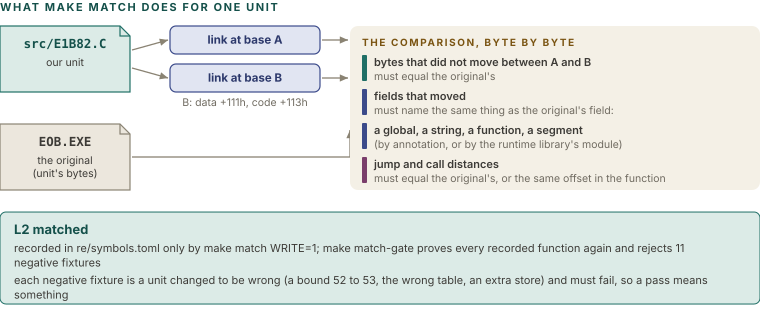

Reproduce this figure in Python.
import sys; sys.path.insert(0, '.')
from figlib import *

c = Canvas(760, 318)
c.section(0, 11, "What make match does for one unit")
def doc(x, y, w, h, kind, title, body):
    tc, sc, fc = PAL[kind]
    f = 10
    c.path(f"M{x},{y} L{x+w-f},{y} L{x+w},{y+f} L{x+w},{y+h} L{x},{y+h} Z", fill=fc, stroke=sc, sw=1.2)
    c.path(f"M{x+w-f},{y} L{x+w-f},{y+f} L{x+w},{y+f}", fill="none", stroke=sc, sw=1.2)
    c.text(x + w / 2, y + 22, title, size=12.5, weight=700, color=tc, anchor="middle", mono=True)
    c.lines(x + w / 2, y + 40, body, size=10.5, lh=13, color=INK2, anchor="middle")
doc(0, 26, 130, 66, "teal", "src/E1B82.C", ["our unit"])
c.box(170, 26, 150, 28, "navy", "link at base A", [], tsize=11.5)
c.box(170, 64, 150, 28, "navy", "link at base B", [], tsize=11.5)
c.text(245, 106, "B: data +111h, code +113h", size=10.5, color=MUTED, anchor="middle")
c.arrow([(132, 50), (168, 40)], color=GREY); c.arrow([(132, 68), (168, 78)], color=GREY)
doc(0, 124, 130, 66, "grey", "EOB.EXE", ["the original", "(unit's bytes)"])
c.arrow([(132, 157), (350, 157), (350, 130)], color=GREY)
c.panel(350, 26, 410, 164, fill=PANEL)
c.section(362, 46, "The comparison, byte by byte", color=PAL["ochre"][0], size=10)
rules = [
    ("bytes that did not move between A and B", "must equal the original's", "teal"),
    ("fields that moved", "must name the same thing as the original's field:", "navy"),
    ("   a global, a string, a function, a segment", "(by annotation, or by the runtime library's module)", "navy"),
    ("jump and call distances", "must equal the original's, or the same offset in the function", "plum"),
]
yy = 66
for a, b, k in rules:
    c.rect(362, yy - 11, 5, 26, fill=SOLID[k], stroke="none", rx=1)
    c.text(374, yy, a, size=11, weight=600, color=INK2)
    c.text(374, yy + 14, b, size=10.5, color=MUTED)
    yy += 34
c.arrow([(322, 40), (348, 40)], color=GREY); c.arrow([(322, 78), (348, 78)], color=GREY)
# verdict row
c.rect(0, 212, 760, 92, fill=PAL["teal"][2], stroke=PAL["teal"][1], rx=6)
c.text(14, 234, "L2 matched", size=13, weight=700, color=PAL["teal"][0])
y = c.para(14, 252, "recorded in re/symbols.toml only by make match WRITE=1; make match-gate proves every recorded function again and rejects 11 negative fixtures", 690, size=11, color=INK2)
y = c.para(14, y + 3, "each negative fixture is a unit changed to be wrong (a bound 52 to 53, the wrong table, an extra store) and must fail, so a pass means something", 690, size=11, color=INK2)
c.save("figs/prog_matcher.svg")
